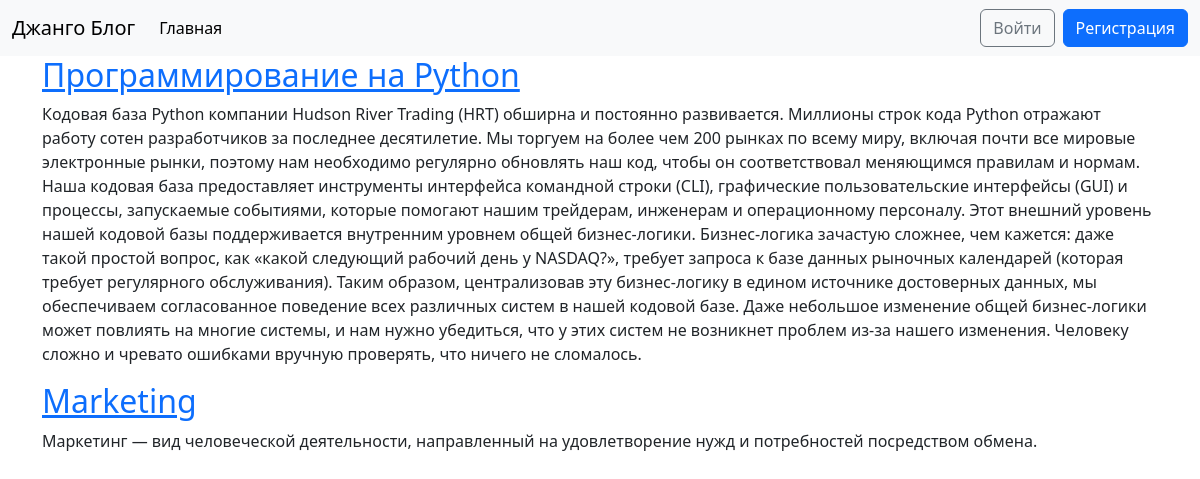
The page / on the database its author committed.
### blog/models.py (models this page shows, shortened)
class Post(models.Model):
    title = models.CharField(max_length=200)
    author = models.ForeignKey(
        'auth.User',
        on_delete=models.CASCADE,
    )
    body = models.TextField()

### blog/views.py (the view)
# urls.py: path('', BlogListView.as_view(), name='home'),
class BlogListView(ListView):
    model = Post
    template_name = 'home.html'

### templates/home.html
{% extends 'base.html' %}
{% block content %}
  {% for post in post_list %}
    <div class="post-entry">
      <h2><a href="{% url 'post_detail' post.pk %}" class="karla">{{ post.title }}</a></h2>
      <p>{{ post.body }}</p>
    </div>
  {% endfor %}
{% endblock %}

### templates/base.html (shortened to what this page needs)
<!DOCTYPE html>
<html>
<head>
  <link href="https://cdn.jsdelivr.net/npm/bootstrap@5.3.3/dist/css/bootstrap.min.css" rel="stylesheet">
</head>
<body>
  <nav class="navbar navbar-expand-lg bg-body-tertiary">
    <div class="container-fluid">
      <a class="navbar-brand" href="{% url 'home' %}">Джанго Блог</a>
      <div class="collapse navbar-collapse" id="navbarSupportedContent">
        <ul class="navbar-nav me-auto mb-2 mb-lg-0">
          <li class="nav-item">
            <a class="nav-link active" aria-current="page" href="{% url 'home' %}">Главная</a>
          </li>
          {% if user.is_authenticated %}
          <li><a href="{% url 'post_new'%}" class="nav-link px-2 link-dark">+ Добавить статью</a></li>
        </ul>
        <div class="mr-auto">
          <ul class="navbar-nav">
            <li class="nav-item dropdown">
              <a class="nav-link dropdown-toggle" href="#" role="button" data-bs-toggle="dropdown"
                aria-expanded="false">
                {{ user.username }}
              </a>
              <ul class="dropdown-menu dropdown-menu-end">
                <li><a class="dropdown-item" href="{% url 'password_change' %}">
                  Сменить пароль</a></li>
                <li>
                  <hr class="dropdown-divider">
                </li>
                <li>
                  <form method="post" action="{% url 'logout' %}"
                    style="display:inline;">
                    {% csrf_token %}
                    <button type="submit" class="btn btn-link nav-link"
                      style="display:inline; cursor:pointer;">Выйти</button>
                  </form>
                </li>
              </ul>
            </li>
            {% else %}
          </ul>
        </div>
        <div class="mr-auto">
          <form class="form d-flex">
            <a href="{% url 'login' %}" class="btn btn-outline-secondary">Войти</a>
            <a href="{% url 'signup' %}" class="btn btn-primary ms-2">Регистрация</a>
          </form>
        </div>
        {% endif %}
      </div>
  </nav>
  <main>
    <div class="container">
      {% block content %}
      {% endblock content %}
    </div>
  </main>
</body>
</html>

### rows shown on the page
Post: title "Программирование на Python", body "Кодовая база Python компании Hudson River Trading (HRT) обширна и постоянно развивается. Миллионы строк кода Python отражают работу сотен разработчиков за последнее десятилетие. Мы торгуем на более чем 200 рынках по всему миру, включая почти все мировые электронные рынки, поэтому нам необходимо регулярно обновлять наш код, чтобы он соответствовал меняющимся правилам и нормам. Наша кодовая база предоставляет инструменты интерфейса командной строки (CLI), графические пользовательские интерфейсы (GUI) и процессы, запускаемые событиями, которые помогают нашим трейдерам, инженерам и операционному персоналу. Этот внешний уровень нашей кодовой базы поддерживается внутренним уровнем общей…"
Post: title "Marketing", body "Маркетинг — вид человеческой деятельности, направленный на удовлетворение нужд и потребностей посредством обмена."
